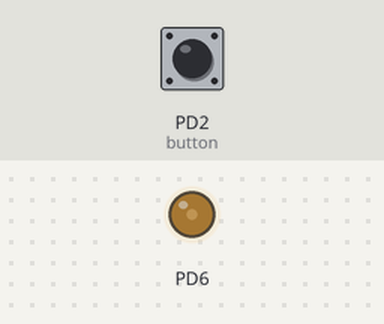
A program run on a simulated ATmega328P, built with avr-gcc and emulated at 16 MHz. Shown: output pins drawn as LEDs (lit = HIGH). Inputs (shaded band) come from the test bench; at power-on: PD2 (button) HIGH.

Above: at 1.2 s.
1.3 s: PD2 (button) pulled LOW for 0.15 s
At 2.2 s:
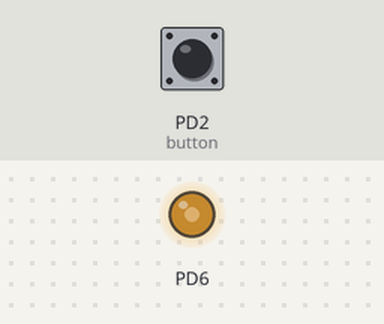
2.9 s: PD2 (button) pulled LOW for 1 s
At 3.4 s:
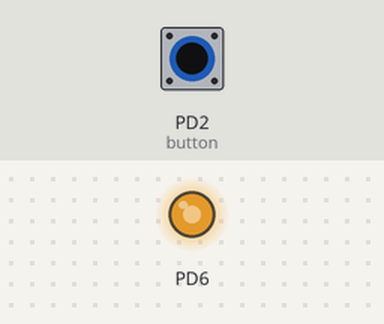
5.4 s: PD2 (button) pulled LOW for 0.15 s
At 6.5 s:
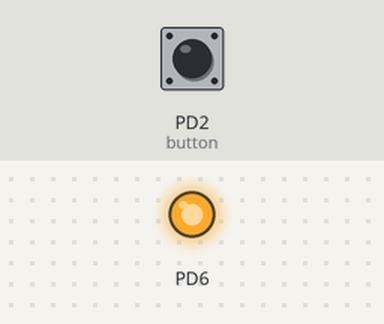
7.0 s: PD2 (button) pulled LOW for 3.2 s
At 7.7 s:
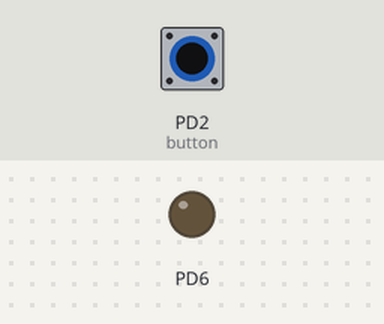
Timing chart, 0 to 10.0 s (numbered marks = the images above; inputs shaded):
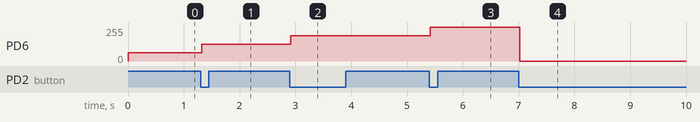

Measured:
- after the input at 1.3 s, PD6: 63/255 → 127/255 at once
- after the input at 2.9 s, PD6: 127/255 → 191/255 at once
- after the input at 5.4 s, PD6: 191/255 → 255/255 at once
- after the input at 7.0 s, PD6: 255/255 → 0/255 at once

The program:

main.c
```c
/*
 * LED_brightness_PWM.c
 *
 * Created: 28-06-2026 19:24:08
 * Author : User
 */

#define F_CPU 16000000UL
#include <avr/io.h>
#include <util/delay.h>

// define PWM levels

#define DUTY_25   63
#define DUTY_50   127
#define DUTY_75   191
#define DUTY_100  255
#define DUTY_OFF  0

void Init_FastPWM()
{

	TCCR0B &= ~(1<< WGM02);    // Set Fast PWM mode (WGM01 = 1, WGM00 = 1)
	TCCR0A |= (1<< WGM01) | (1<< WGM00);

	TCCR0A |= (1<< COM0A1);   // Set non-inverting output on OC0A(PD6): COM0A 1:0= 10
	TCCR0A &= ~(1<< COM0A0);

	// Set duty cycle 25%
	// compare value = duty cycle*(top)/ 100

	OCR0A = 63;

	TCCR0B &= ~(1<< CS02);   // Set prescaler 64: CS0 2:0= 011
	TCCR0B |= (1<< CS01)|(1<< CS00);
}

// Use an array to store PWM levels
// Duty cycles : 25%, 50%, 75%, 100%, OFF
uint8_t pwm_level[]= {DUTY_25, DUTY_50, DUTY_75, DUTY_100,DUTY_OFF}, i=0;

// Update duty cycle when button press occurs
// Continue same pattern after full cycle
void  Update_PWM_Level()
{
	i++;

	if(i>=5)
	{
		i =0;
	}
	OCR0A = pwm_level[i];
}
void Init_pins()
{

	DDRD |= (1<< DDD6);      // Set PD6 as output pin for PWM

	DDRD &= ~(1<< DDD2);     // Set PD2 as input for push button and enable pull-up resistor
	PORTD |= (1<< PORTD2);
}


int main(void)
{
	Init_FastPWM();

	Init_pins();

	uint8_t prev_state=1, current_state;   // Variables for edge detection

	while (1)
	{

		current_state = (PIND >>2)&1;   // Read button state on PD2 (0 = pressed due to pull-up)

		if(prev_state==1 && current_state==0)  // If Edge detected
		{

			_delay_ms(20);          // wait for bounce to settle

			if(!(PIND&(1<<PIND2)))  // re-check button state
			{
				Update_PWM_Level();
			}

		}

		prev_state= current_state;  // Reset state
	}
}
```
